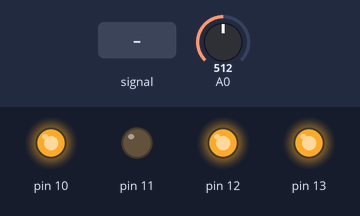
A sketch run on a simulated Arduino Uno, built with avr-gcc and run on an emulated ATmega328P. On the bench: output pins drawn as LEDs (lit = HIGH). The test bench sets the inputs (shaded band); at power-on: A0 = 512.

Above: at 1.2 s.
1.3 s: A0 fed a 200 Hz sine of ±81 counts around its level
At 2.5 s:
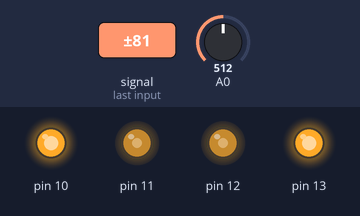
2.8 s: A0 set to 716
At 3.3 s:
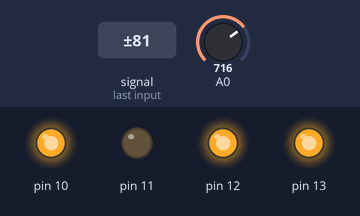
4.3 s: A0 fed a 1000 Hz sine of ±255 counts around its level
At 5.5 s:
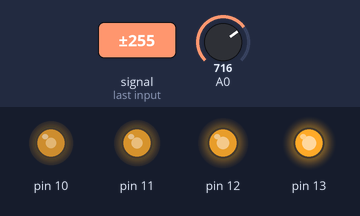
5.8 s: A0 fed a 2 Hz sine of ±306 counts around its level
At 6.12 s:
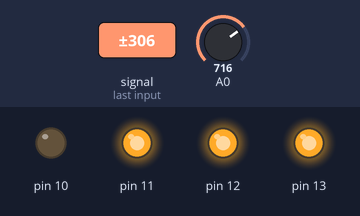
8.8 s: A0 set to 246
At 10.0 s:
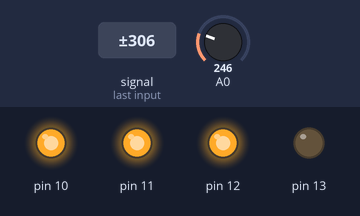
10.3 s: A0 fed a 200 Hz sine of ±81 counts around its level
At 11.8 s:
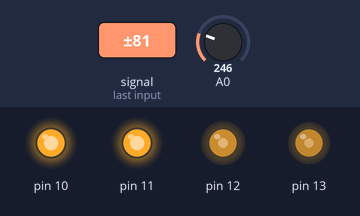
Timing chart, 0 to 12.8 s (numbered marks = the images above; inputs shaded):
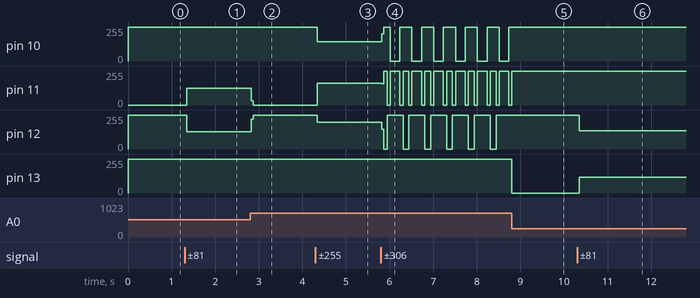

The sketch:

Ejercicio_21.ino
```cpp
// ADC - Ejercicio 1
// El shield multifunción contiene un potenciómetro de 10Kohhms conectado en A0. Realice un programa que digitalice la entreada analógica y,
// dependiendo de su valor, encienda uno de los LED's del mismo shield, dividiendo el rango de conversión en 4 niveles.
void setup()
{
	// Configuración I/O
	DDRC = 0x00;	// Entrada
	DDRB = 0x3C;	// Salida
	PORTB = 0x3C;	// LED's apagados

	// Configuración del ADC
	ADMUX = 0x40;
	ADCSRA = 0xEF;	// Habilita interrupción, preescalado de 128 y carrera libre
	ADCSRB = 0x00;	// Carrera libre (Cuando termina una conversión, continua con la siguiente).
	DIDR0 = 0x01;	// Selecciona canal 0
}

ISR(ADC_vect) {
	int16_t aux;
	aux = ADCW;
	if (aux < 256)
		PORTB = 0x1C;
	else if (aux < 512)
		PORTB = 0x2C;
	else if (aux < 768)
		PORTB = 0x34;
	else
		PORTB = 0x38;

	// Inicia conversión
	//ADCSRA |= 1 << ADSC;	// Por la carrera libre, ya no necesitamos iniciar manualmente.
}

void loop()
{

}
```

Measured:
- after the input at 1.3 s, pin 11: 0/255 → 127/255 after 0.05 s; pin 12: 255/255 → 128/255 after 0.05 s
- after the input at 2.8 s, pin 11: 127/255 → 0/255 at once; pin 12: 128/255 → 255/255 at once
- after the input at 4.3 s, pin 10: 255/255 → 143/255 at once; pin 11: 0/255 → 164/255 at once; pin 12: 255/255 → 202/255 at once
- after the input at 5.8 s, pin 11: 164/255 → 158/255 at once, then moves between 0/255 and 255/255, repeating every 0.50 s; pin 12: 202/255 → 149/255 at once, then moves between 0/255 and 255/255, repeating every 0.50 s
- after the input at 8.8 s, pin 10, pin 12: stops changing and stays 255/255; pin 11: goes on until 8.8 s, then stays 255/255; pin 13: 255/255 → 0/255 at once
- after the input at 10.3 s, pin 12: 255/255 → 137/255 after 0.05 s; pin 13: 0/255 → 118/255 after 0.05 s
